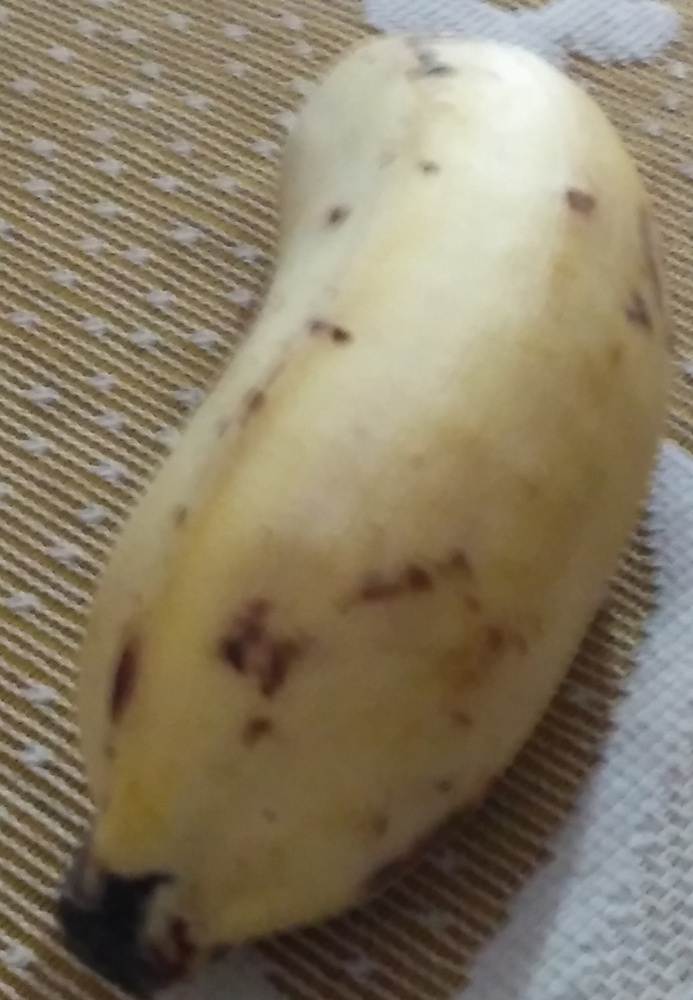
#> input picture object_detection/objects/banana/positive/banana0.jpg, 693 x 1000 px, shrunk from 896 x 1293 before the run, found by its file name; its folder holds 4 pictures in this run
$ python generate_negative.py
#> lines starting #> are read from the running program, lines starting #| are printed output that depends on the picture
import os
import cv2
import numpy as np
import matplotlib.pyplot as plt

def make_grayscale(image_name):
#> called with image_name = 'banana0.jpg'
	img = cv2.imread(image_name,0)
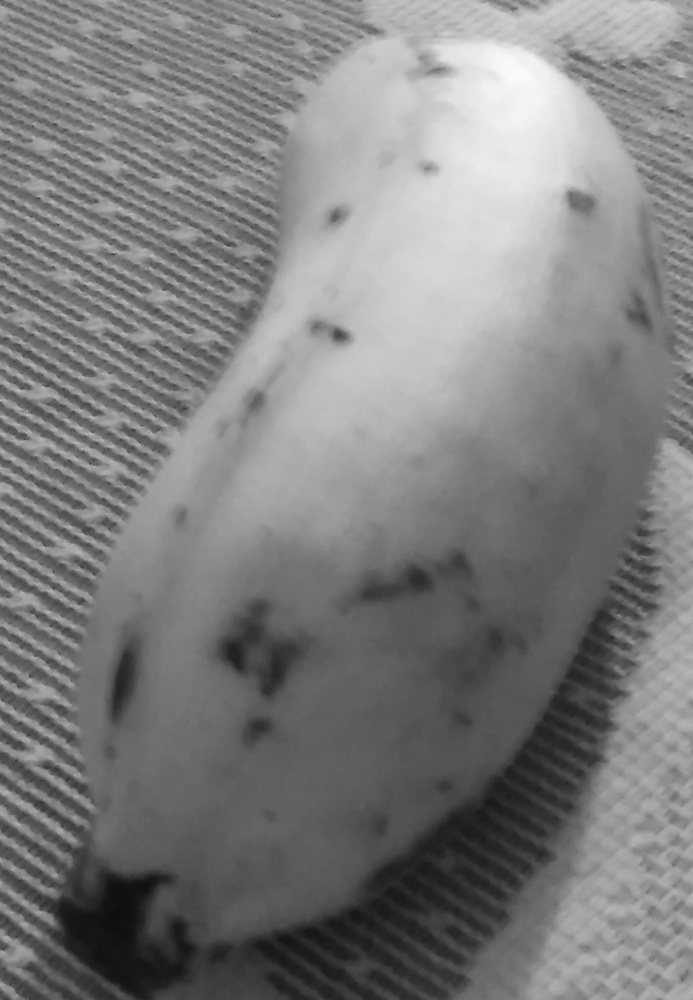
#> img: shape (1000, 693); min 13, max 251, mean 125.6
	filename = "grayscale" + image_name + ".png"
	cv2.imwrite(filename,img)

if __name__ == '__main__':
	directory = "../positive/"
	for filename in os.listdir(directory):
		if filename.endswith(".jpg") or filename.endswith(".png"):
			make_grayscale(filename)
		else:
			continue
#> pass 2 of the loop `for filename in os.listdir(directory):`:
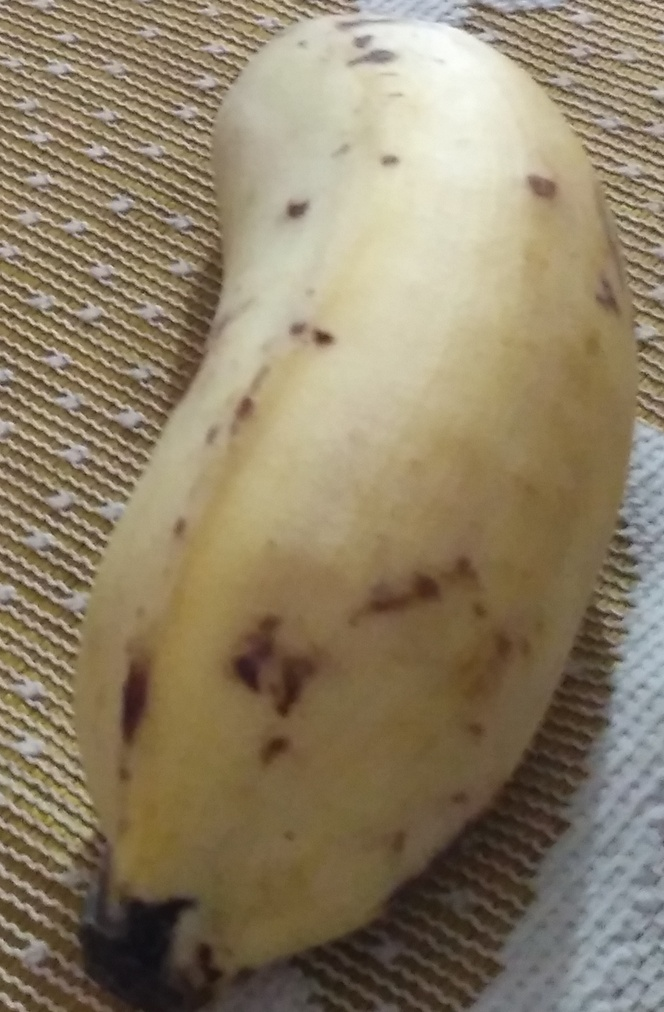
#> input picture object_detection/objects/banana/positive/banana1.jpg, 664 x 1012 px, shrunk from 858 x 1309 before the run, found by its file name
#> in make_grayscale (call 2), `img = cv2.imread(image_name,0)`:
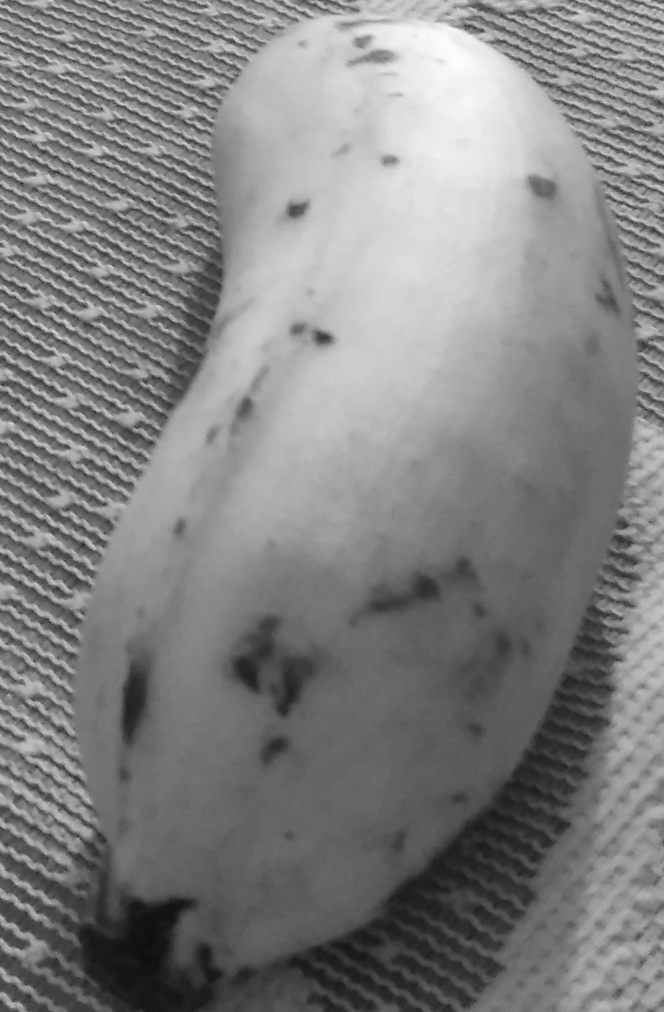
#> img: shape (1012, 664); min 14, max 253, mean 129
#> pass 3 of the loop `for filename in os.listdir(directory):`:
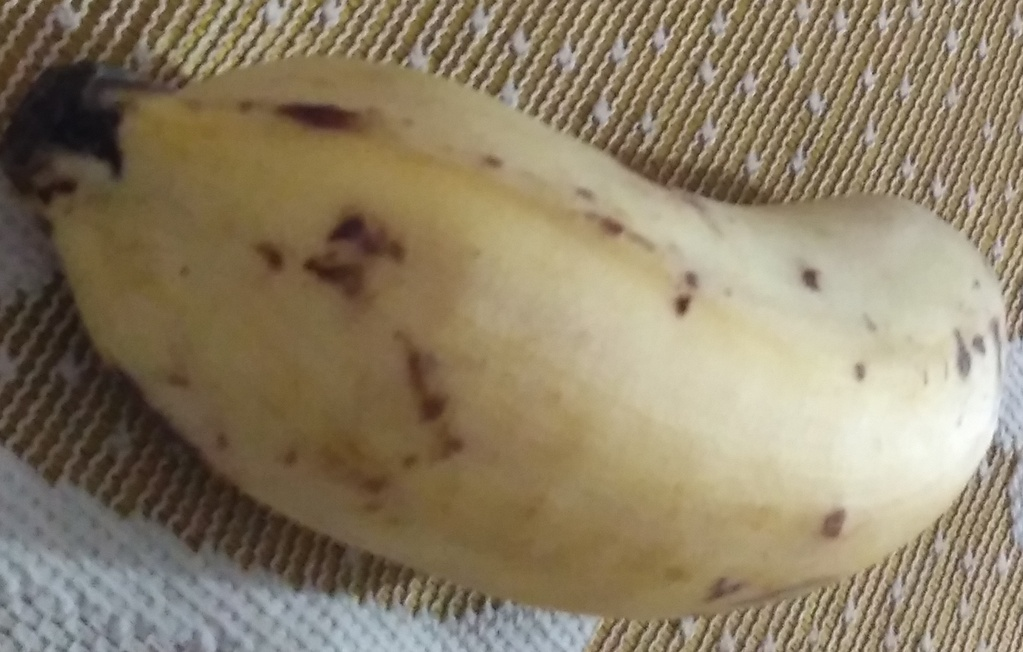
#> input picture object_detection/objects/banana/positive/banana2.jpg, 1023 x 652 px, shrunk from 1323 x 843 before the run, found by its file name
#> in make_grayscale (call 3), `img = cv2.imread(image_name,0)`:
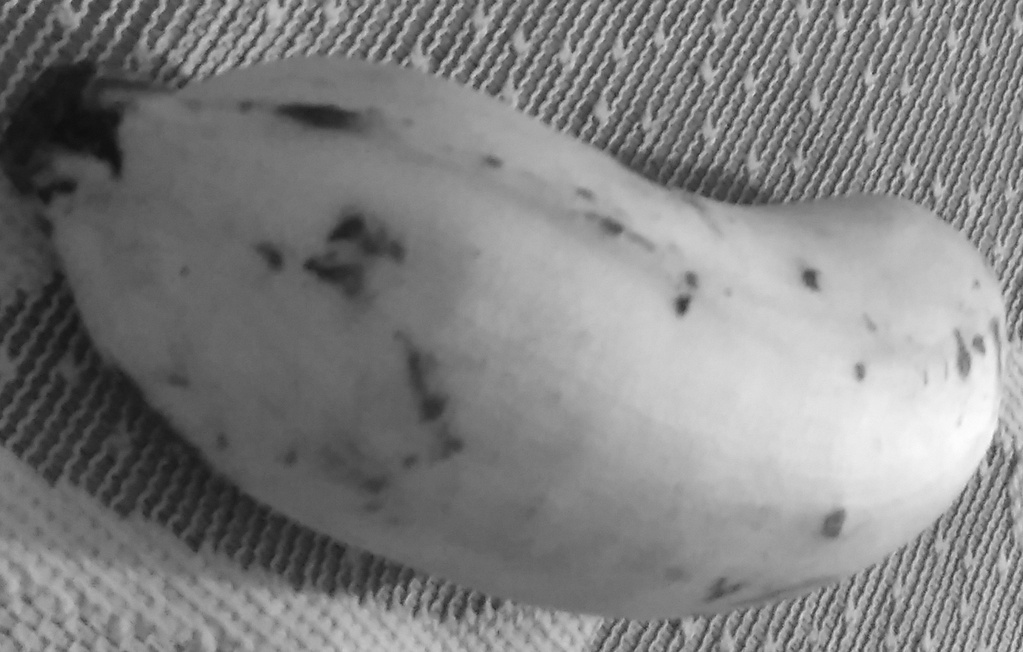
#> img: shape (652, 1023); min 14, max 253, mean 129
#> the loop made 4 passes; the first 3 are shown
